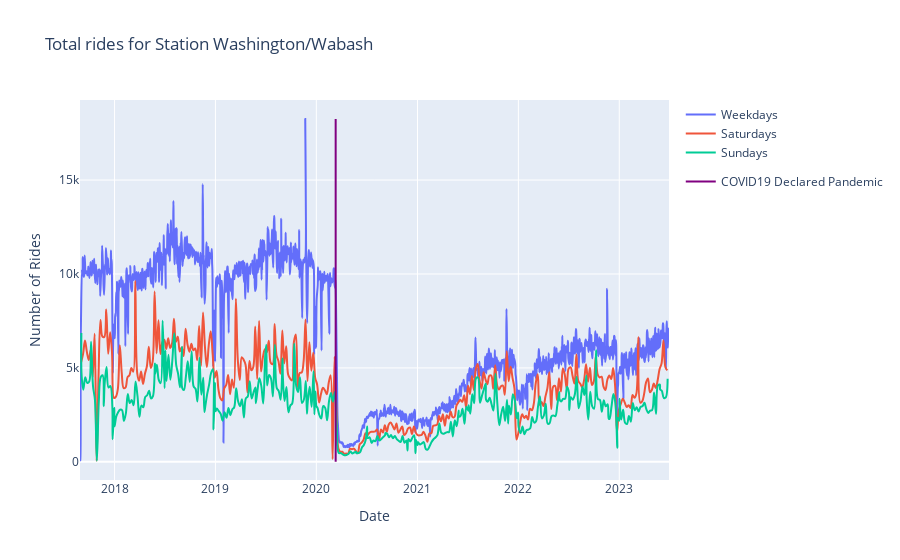

Notebook code for this chart:
### Markdown cell above
# 3. Explore and Visualize
I've now dealt with the 0's and removed stations with too little data. Next, I want to visualize the data. First, I used plotly to take a look at some individual stations to get a feel for what happened when the pandemic hit. You can use the dropdown menu to scroll through any station. Notice the dramatic hit in rides that most stations take in 2020.

### Code cell
import pandas as pd
import plotly.express as px
from ipywidgets import interact, widgets
from IPython.display import display, clear_output
import plotly.graph_objects as go

# Define the function to plot station rides
def plot_station_rides(station_name, clear):
    if clear == 1:
        clear_output(wait=True)
    # Filter the DataFrame based on the selected station_name
    filtered_df = ridership_df[ridership_df['stationname'] == station_name]
    week_rides = filtered_df[filtered_df['daytype'] == 'W']
    sat_rides = filtered_df[filtered_df['daytype'] == 'A']
    sun_rides = filtered_df[filtered_df['daytype'] == 'U']
    # Create a line plot using Plotly
    fig = go.Figure()
    #fig.add_trace(go.Scatter(x=filtered_df['date'], y=filtered_df['rides'], mode='lines+markers'))
    fig.add_trace(go.Scatter(x=week_rides['date'], y=week_rides['rides'], mode='lines', name='Weekdays', line=dict(shape='spline', smoothing=1), legendgroup='rides'))
    fig.add_trace(go.Scatter(x=sat_rides['date'], y=sat_rides['rides'], mode='lines', name='Saturdays', line=dict(shape='spline', smoothing=1), legendgroup='rides'))
    fig.add_trace(go.Scatter(x=sun_rides['date'], y=sun_rides['rides'], mode='lines', name='Sundays', line=dict(shape='spline', smoothing=1), legendgroup='rides'))
    
    # Access the maximum y-value (upper limit) from the graph
    max_y_value = max([max(trace.y) for trace in fig.data])
    
    # Add a shape to indicate when the WHO declared a pandemic
    fig.add_shape(
        go.layout.Shape(
            type='line',
            x0='2020-03-11',
            x1='2020-03-11',
            y0=0,
            y1=max_y_value,  # Adjust the y1 value as needed
            line=dict(color='purple', width=2),
            name='COVID19 Declared Pandemic',
        )
        
    )
    
    # Create a dummy scatter trace to represent the shape in the legend
    fig.add_trace(go.Scatter(x=['2020-03-11'], y=[max_y_value], mode='lines', name='COVID19 Declared Pandemic', line=dict(color='purple', width=2)))


    fig.update_layout(
        title=f'Total rides for Station {station_name}',
        xaxis_title='Date',
        yaxis_title='Number of Rides'
    )
    
    fig.show()

# Create an interactive widget to select the station_name parameter
station_selector = widgets.Dropdown(
    options=ridership_df['stationname'].unique(),
    description='Select Station:',
    disabled=False,
    value=ridership_df['stationname'].iloc[-1]
)

# Define a function to update the plot when the station is selected
def on_station_change(change):
    station_name = change.new
    plot_station_rides(station_name, 1)
    display(station_selector)

# Attach the function to the widget's value change event
station_selector.observe(on_station_change, names='value')

# Display the initial plot with the first station
fig = plot_station_rides(ridership_df['stationname'].iloc[-1], 0)

# Display the widget
display(station_selector)

### Figure 1 — Plotly figure (JSON) as saved in the notebook; plotly's stock layout.template omitted (floating-point values rounded to 4 significant figures; data arrays with more than 128 entries replaced by an {"elided": "..."} marker saying what was removed)
{"data": [{"legendgroup": "rides", "line": {"shape": "spline", "smoothing": 1}, "mode": "lines", "name": "Weekdays", "type": "scatter", "x": {"elided": "1487 str values"}, "y": {"elided": "1487 int values"}}, {"legendgroup": "rides", "line": {"shape": "spline", "smoothing": 1}, "mode": "lines", "name": "Saturdays", "type": "scatter", "x": {"elided": "304 str values"}, "y": {"elided": "304 int values"}}, {"legendgroup": "rides", "line": {"shape": "spline", "smoothing": 1}, "mode": "lines", "name": "Sundays", "type": "scatter", "x": {"elided": "338 str values"}, "y": {"elided": "338 int values"}}, {"line": {"color": "purple", "width": 2}, "mode": "lines", "name": "COVID19 Declared Pandemic", "type": "scatter", "x": ["2020-03-11"], "y": [18251]}], "layout": {"shapes": [{"line": {"color": "purple", "width": 2}, "name": "COVID19 Declared Pandemic", "type": "line", "x0": "2020-03-11", "x1": "2020-03-11", "y0": 0, "y1": 18251}], "title": {"text": "Total rides for Station Washington/Wabash"}, "xaxis": {"title": {"text": "Date"}}, "yaxis": {"title": {"text": "Number of Rides"}}}}
